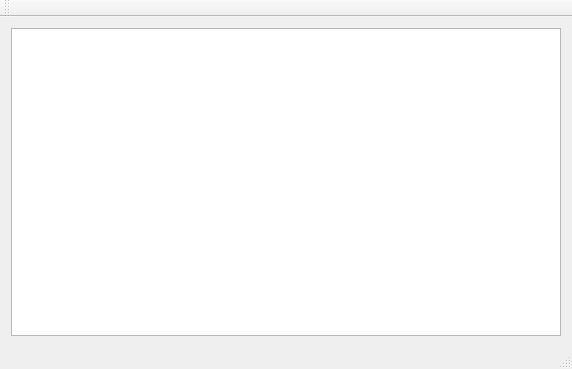
<?xml version="1.0" encoding="UTF-8"?>
<ui version="4.0">
 <class>MainWindow</class>
 <widget class="QMainWindow" name="MainWindow">
  <property name="geometry">
   <rect>
    <x>0</x>
    <y>0</y>
    <width>572</width>
    <height>369</height>
   </rect>
  </property>
  <property name="windowTitle">
   <string>MainWindow</string>
  </property>
  <widget class="QWidget" name="centralWidget">
   <layout class="QGridLayout" name="gridLayout_2">
    <item row="0" column="0">
     <widget class="QGraphicsView" name="scene"/>
    </item>
   </layout>
  </widget>
  <widget class="QToolBar" name="mainToolBar">
   <attribute name="toolBarArea">
    <enum>TopToolBarArea</enum>
   </attribute>
   <attribute name="toolBarBreak">
    <bool>false</bool>
   </attribute>
  </widget>
  <widget class="QMenuBar" name="menuBar">
   <property name="geometry">
    <rect>
     <x>0</x>
     <y>0</y>
     <width>572</width>
     <height>22</height>
    </rect>
   </property>
  </widget>
  <widget class="QStatusBar" name="statusBar"/>
 </widget>
 <layoutdefault spacing="6" margin="11"/>
 <resources/>
 <connections/>
</ui>
